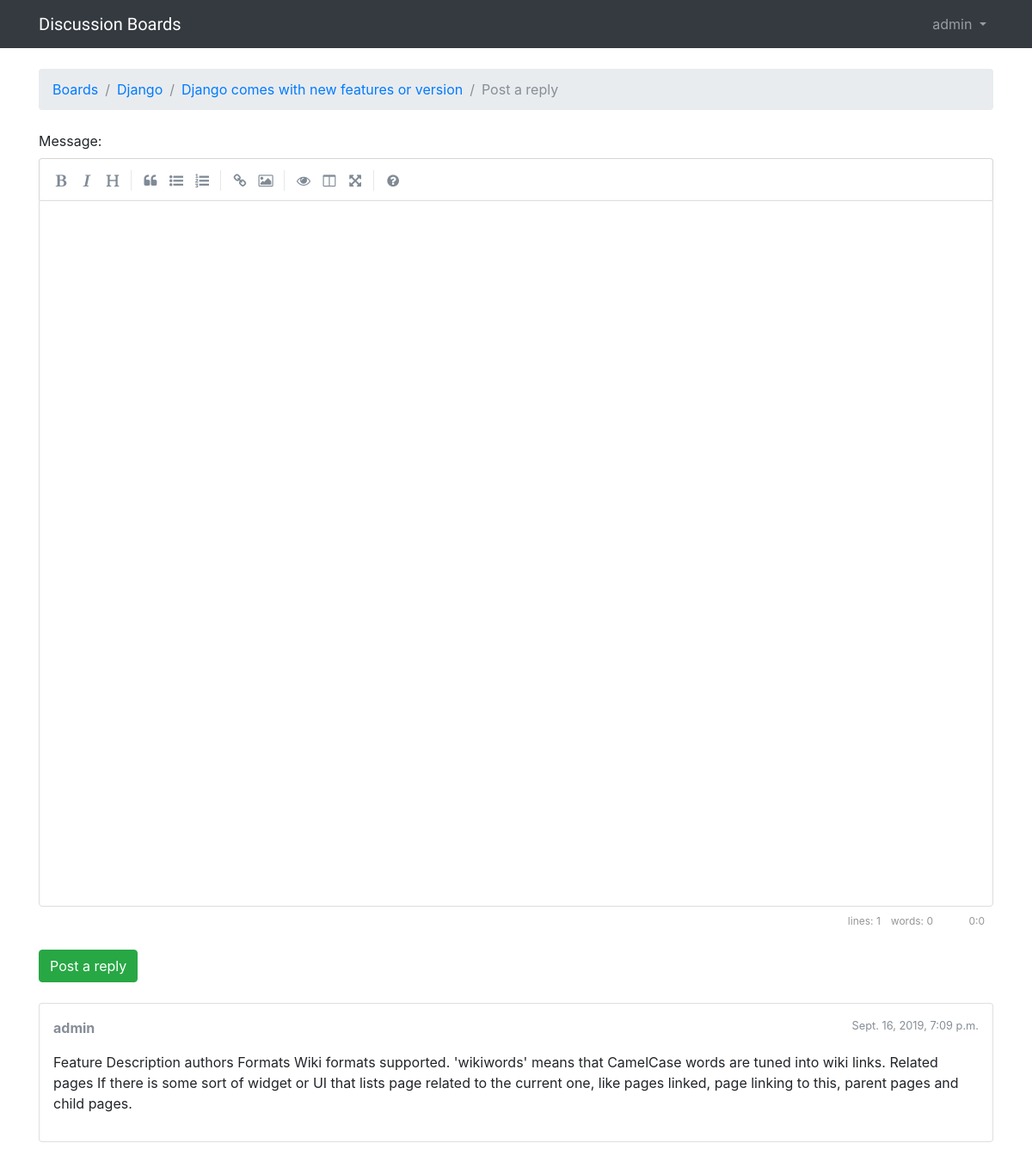
Screenshot of /boards/2/topics/2/reply/ (signed in) with the database file from the repository.
### boards/models.py (models this page shows, shortened)
class Topic(models.Model):
    subject = models.CharField(max_length=255)
    last_updated = models.DateTimeField(auto_now_add=True)
    board = models.ForeignKey(Board, on_delete=models.CASCADE, related_name='topics')
    starter = models.ForeignKey(User, on_delete=models.CASCADE, related_name='topics')
    views = models.PositiveIntegerField(default=0)
    def get_last_ten_posts(self):
        return self.posts.order_by('-created_at')[:10]

class Board(models.Model):
    name = models.CharField(max_length=25, unique=True)
    description = models.CharField(max_length=100)

class Post(models.Model):
    message = models.TextField(max_length=40000)
    topic = models.ForeignKey(Topic, on_delete=models.CASCADE, related_name='posts')
    created_at = models.DateTimeField(auto_now_add=True)
    updated_at = models.DateTimeField(null=True)
    created_by = models.ForeignKey(User, on_delete=models.CASCADE, related_name='posts')
    updated_by = models.ForeignKey(User, on_delete=models.CASCADE, null=True, related_name='+')
    def get_message_as_markdown(self):
        return mark_safe(markdown(self.message, safe_mode='escape'))

### boards/views.py (the view)
# urls.py: url(r'^boards/(?P<pk>\d+)/topics/(?P<topic_pk>\d+)/reply/$', views.reply_topic, name='reply_topic'),
@login_required
def reply_topic(request, pk, topic_pk):
    topic = get_object_or_404(Topic, board__pk=pk, pk=topic_pk)
    if request.method == 'POST':
        form = PostForm(request.POST)
        if form.is_valid():
            post = form.save(commit=False)
            post.topic = topic
            post.created_by = request.user
            post.save()
            topic.last_updated = timezone.now()
            topic.save()
            topic_url = reverse('topic_posts', kwargs={'pk': pk, 'topic_pk': topic_pk})
            topic_post_url = '{url}?page={page}#{id}'.format(
                url=topic_url,
                id=post.pk,
                page=topic.get_page_count()
            )
            return redirect(topic_post_url)
    else:
        form = PostForm()
    return render(request, 'reply_topic.html', {'topic': topic, 'form': form})

### templates/reply_topic.html (shortened to what this page needs)
{% extends 'base.html' %}
{% load static %}
{% block stylesheet %}
  <link rel="stylesheet" href="{% static 'css/simplemde.min.css' %}">
{% endblock %}
{% block breadcrumb %}
  <li class="breadcrumb-item"><a href="{% url 'home' %}">Boards</a></li>
  <li class="breadcrumb-item"><a href="{% url 'board_topics' topic.board.pk %}">{{ topic.board.name }}</a></li>
  <li class="breadcrumb-item"><a href="{% url 'topic_posts' topic.board.pk topic.pk %}">{{ topic.subject }}</a></li>
  <li class="breadcrumb-item active">Post a reply</li>
{% endblock %}
{% block content %}
  <form method="post" class="mb-4" novalidate>
    {% include 'includes/form.html' %}
    <button type="submit" class="btn btn-success">Post a reply</button>
  </form>
  {% for post in topic.get_last_ten_posts %}
    <div class="card mb-2">
      <div class="card-body p-3">
        <div class="row mb-3">
          <div class="col-6">
            <strong class="text-muted">{{ post.created_by.username }}</strong>
          </div>
          <div class="col-6 text-right">
            <small class="text-muted">{{ post.created_at }}</small>
          </div>
        </div>
        {{ post.get_message_as_markdown }}
      </div>
    </div>
  {% endfor %}
{% endblock %}

### templates/base.html (shortened to what this page needs)
{% load static %}
<html>
<head>
    <link rel="stylesheet" href="{% static 'css/bootstrap.min.css' %}">
    <link rel="stylesheet" href="{% static 'css/app.css' %}">
    {% block stylesheet %}{% endblock %}
</head>
<body>
{% block body %}
    <nav class="navbar navbar-expand-sm navbar-dark bg-dark">
        <div class="container">
            <a class="navbar-brand" href="{% url 'home' %}">Discussion Boards</a>
            <div class="collapse navbar-collapse" id="mainMenu">
                {% if user.is_authenticated %}
                    <ul class="navbar-nav ml-auto">
                        <li class="nav-item dropdown">
                            <a class="nav-link dropdown-toggle" href="#" id="userMenu" data-toggle="dropdown"
                               aria-haspopup="true" aria-expanded="false">
                                {{ user.username }}
                            </a>
                        </li>
                    </ul>
                {% else %}
                    <form class="form-inline ml-auto">
                        <a href="{% url 'login' %}" class="btn btn-outline-danger">Log in</a>
                        <a href="{% url 'signup' %}" class="btn btn-outline-primary ml-2">Sign up</a>
                    </form>
                {% endif %}
            </div>
        </div>
    </nav>
    <div class="container">
        <ol class="breadcrumb my-4">
            {% block breadcrumb %}
            {% endblock %}
        </ol>
        {% block content %}
        {% endblock %}
    </div>
{% endblock body %}
</body>
</html>

### static/css/app.css (style rules this page uses)
.navbar-brand { font-family: 'Peralta', cursive; }

### rows the page displays
Topic: board.name "Django", subject "Django comes with new features or version"
Post: created_by.username "admin", created_at "Sept. 16, 2019, 7:09 p.m.", get_message_as_markdown "Feature Description authors Formats Wiki formats supported. 'wikiwords' means that CamelCase words are tuned into wiki links. Related pages If there is some sort of widget or UI that lists page related to the current one, like pages linked, page linking to this, parent pages and child pages."

### other values shown
{{ user.username }} "admin"
{{ field.label_tag }} "Message:"
